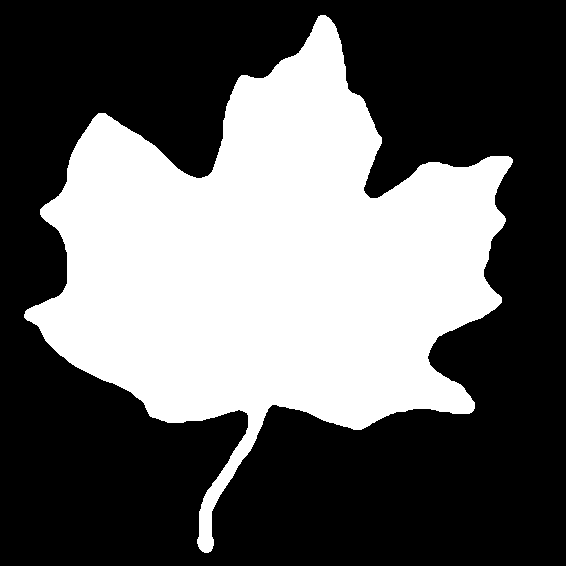
%> input picture leaf.tif, 566 x 566 px
$ octave partI_2.m   (GNU Octave 9; MATLAB toolbox functions it lacks are replaced by stand-ins)
%> lines starting %> are read from the running program, lines starting %| are printed output that depends on the picture; in (x1, y1, x2, y2) boxes, pixels count from 0 and x2, y2 are one past the last pixel; in counts of white or black regions, pixels touching at a corner belong together; the program's own positions count from 1
clc; clear; close all; f=20;
I = imread('leaf.tif'); s = size(I);
%> after `I = imread('leaf.tif')`: I: size 566x566 logical; 38.2% white; 1 white region, box (x1, y1, x2, y2) and area: (24, 15, 513, 553) 122446
%> after `s = size(I)`: s = [566 566]
y = importdata('c_leaf.mat');
P = [2 5 10 15 20 30 40 45 50 60 75 85 100 150 200];
yc = y(:,1) + 1i*y(:,2);
fd = fft(yc);
for k = 1:length(P)
    fs = fd;
    fs(P(k)+1:length(fs)-P(k)) = 0;
    Sc = ifft(fs);
    Z = zeros(size(y));
    Z(:,1) = real(Sc); Z(:,2) = imag(Sc);
    boundary_im = zeros(s(1),s(2));
    if k<=10
        figure(1); subplot(2,5,k);
    end
%     if k>=6 && k<=10
%         figure(2); subplot(1,5,k-5);
%     end
    if k>=11 && k<=15
        figure(3); subplot(1,5,k-10);
    end
    imshow(boundary_im);hold on;
    plot(Z(:,1),Z(:,2),'w',LineWidth=2);
    title(sprintf('P = %d',P(k)),FontSize=f);
end
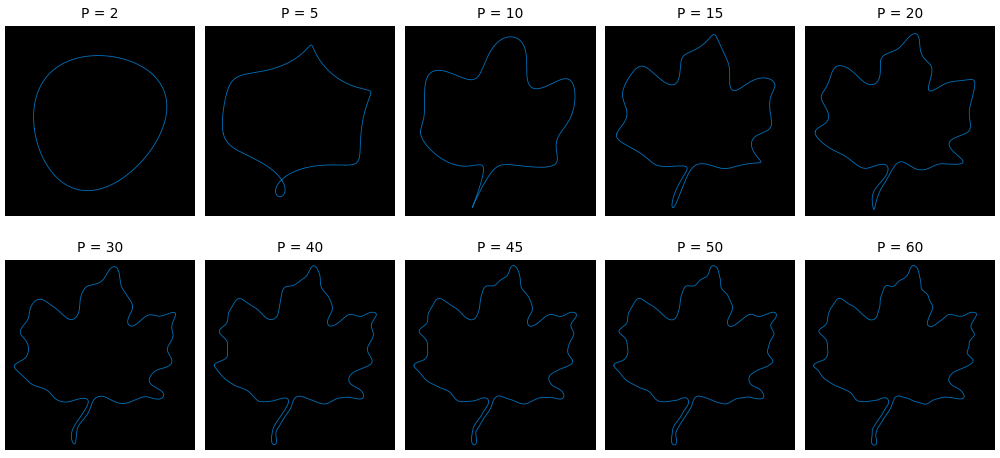
%> figure redrawn from the program's plot data, 10 panels
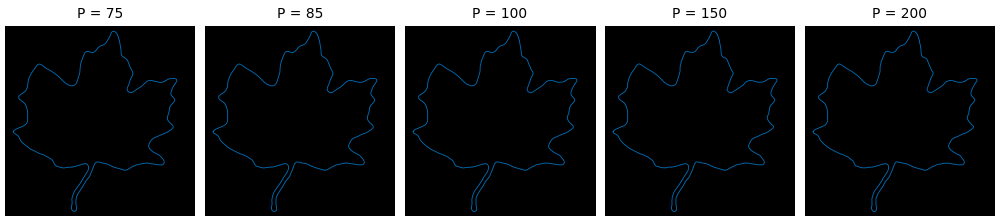
%> figure redrawn from the program's plot data, 5 panels
